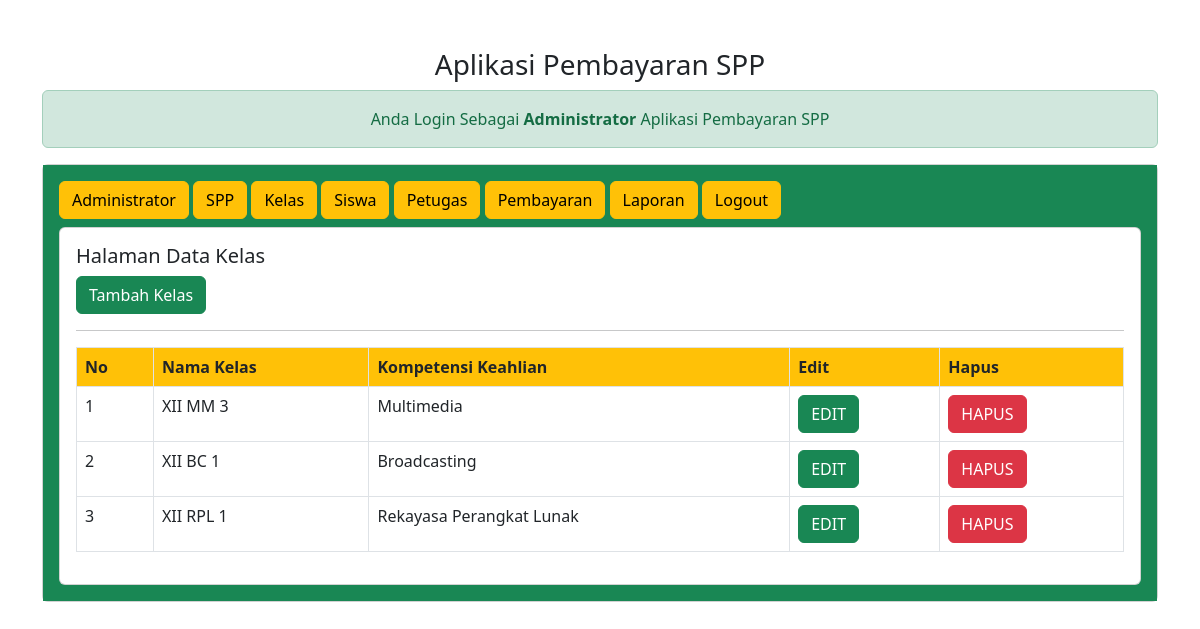
/admin/admin.php?url=kelas (signed in), run on the app's committed database.
### tables this page shows
CREATE TABLE `kelas` (
  `id_kelas` int(11) NOT NULL,
  `nama_kelas` varchar(10) NOT NULL,
  `kompetensi_keahlian` varchar(50) NOT NULL
);

### admin/kelas.php (the view)
<h5> Halaman Data Kelas </h5>
<a href="?url=tambah-kelas" class="btn btn-success"> Tambah Kelas </a>
<hr>
<table class="table table-stripped table-bordered">
    <tr class="fw-bold bg-warning">
        <td> No </td>
        <td> Nama Kelas </td>
        <td> Kompetensi Keahlian </td>
        <td> Edit </td>
        <td> Hapus </td>
    </tr>
    <?php
    include'../koneksi.php';
    $no = 1;
    $sql = "SELECT*FROM kelas ORDER BY id_kelas DESC";
    $query = mysqli_query($koneksi, $sql);
    foreach($query as $data){ ?>
        <tr>
            <td><?= $no++; ?></td>
            <td><?= $data['nama_kelas'] ?></td>
            <td><?= $data['kompetensi_keahlian'] ?></td>
            <td>
                <a href="?url=edit-kelas&id_kelas=<?= $data['id_kelas'] ?>" class='btn btn-success'>EDIT</a>
            </td>
            <td>
                <a onclick="return confirm('Apakah Anda Yakin Ingin Menghapus Data?')" href="?url=hapus-kelas&id_kelas=<?= $data['id_kelas'] ?>" class='btn btn-danger'>HAPUS</a>
            </td>
        </tr>
    <?php } ?>
    </table>

### data on the page
kelas: nama_kelas "XII MM 3", kompetensi_keahlian "Multimedia"
kelas: nama_kelas "XII BC 1", kompetensi_keahlian "Broadcasting"
kelas: nama_kelas "XII RPL 1", kompetensi_keahlian "Rekayasa Perangkat Lunak"
